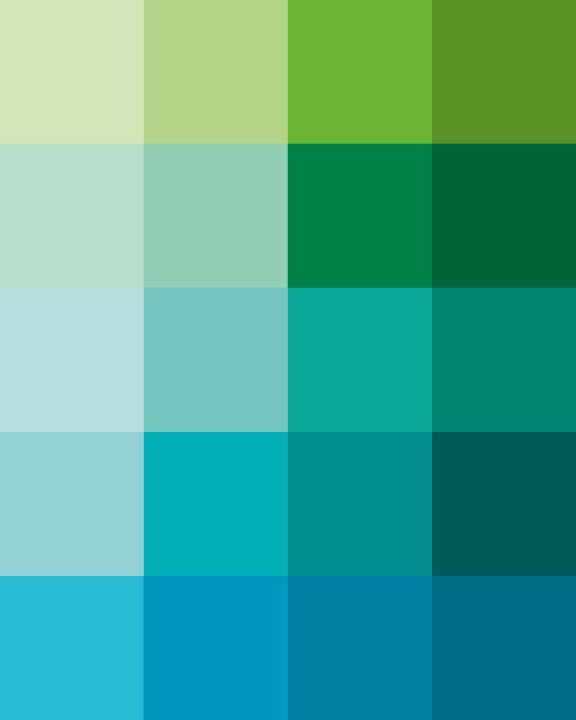
#> input picture images/palette.jpg, 576 x 720 px
$ python main.py
#> lines starting #> are read from the running program, lines starting #| are printed output that depends on the picture; long printed decimals are rounded
#import matplotlib.image as mpimg
#import matplotlib.pyplot as plt
import numpy as np
from PIL import Image, ImageChops, ImageDraw
import math
import random

# ──────────────────── RMSE FUNCTION ────────────────────

# RMSE function for using file paths
def rmseFunctionPaths(path1, path2):
    im1 = Image.open(path1)
    im2 = Image.open(path2)
    err = np.asarray(ImageChops.difference(im1, im2)) / 255
    err = math.sqrt(np.mean(np.square(err)))
    return err

# RMSE function for using PIL Images
def rmseFunction(im1, im2):
    err = np.asarray(ImageChops.difference(im1, im2)) / 255
    err = math.sqrt(np.mean(np.square(err)))
    return err

"""
# This code snippet succesfully used the machine learning image-similiarity API to compare two images and return
#      their similarity. It works, but it isn't fast enough to process thousands of requests without taking hours.

import requests
r = requests.post(
    "https://api.deepai.org/api/image-similarity",
    files={
        'image1': open('C:/Users/evman/Documents/GitHub/geometric-primitives/images/image1.jpg', 'rb'),
        'image2': open('C:/Users/evman/Documents/GitHub/geometric-primitives/images/image1.jpg', 'rb'),
    },
    headers={'api-key': 'quickstart-QUdJIGlzIGNvbWluZy4uLi4K'}
)
print(r.json())
"""


# Example of using the rmse path function to find the error between two images.
"""
path1 = "images/image1.png"
path2 = "images/image2.png"
err = rmseFunctionPath(path1, path2)
print(err)
"""

# ──────────────────── CANVAS SETUP ────────────────────

original = Image.open("images/palette.jpg") # Opening the original image
#> original is the input picture: PIL image 576x720 RGB; mean R, G, B 70.7, 166.3, 146.4

averageOriginalColor = original.resize((1,1)).getpixel((0,0)) # Gets the average color of the original image
#> averageOriginalColor = (68, 167, 148)

# Creates a blank canvas which will be the start of the geometric primitive image
#   first parameter specifies the 'mode' of the new image (RGB)
#   second parameter specifies the size of the canvas (a tuple containing the width and height of the original image)
#   third parameter specifies the starting color of the canvas (the average color of the original image)
originalWidth, originalHeight = original.size
#> originalWidth = 576; originalHeight = 720

canvas = Image.new("RGB", (originalWidth, originalHeight), averageOriginalColor)
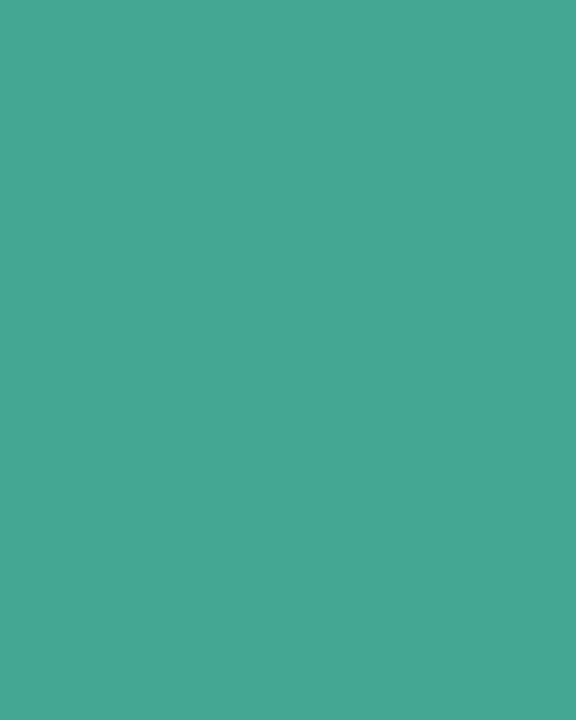
#> canvas: PIL image 576x720 RGB; mean R, G, B 68, 167, 148

#canvas.show() # Shows the starting canvas

# ──────────────────── HILL CLIMBING ────────────────────

def getRandomBoundingBox():
    x0 = random.randrange(originalWidth-3) + 1
    y0 = random.randrange(originalHeight-3) + 1
    x1 = random.randrange(originalWidth-3) + 1
    y1 = random.randrange(originalHeight-3) + 1

    # Stupid complicated ternary stuff:
    #   The ellipse drawing feature for PIL only works if x1 is larger than x0 AND if y1 is greater than y0.
    #   That means I have to return the smallest randomly generated x coordinate and y coordinate as x0 and y0 (respectively)
    #       (and the same goes for x1 and y1, but they have to be the biggest.)
    return ((x0 if x0 < x1 else x1),(y0 if y0 < y1 else y1),(x0 if x0 > x1 else x1),(y0 if y0 > y1 else y1))

# Getting the average color of the space inside of the added shape
def getAverageColorInShape(shapeCoordinates):
    transparent = Image.new('RGBA', (originalWidth,originalHeight), (0, 0, 0, 0))
    transparentEdit = ImageDraw.Draw(transparent)
    transparentEdit.ellipse(shapeCoordinates, fill ="#000000")
    transparent1 = Image.new('RGBA', (originalWidth,originalHeight), (0, 0, 0, 0))
    transparent1.paste(original, (0,0), mask=transparent)
    #transparent1.show()
    areaColor = transparent1.resize((1,1)).getpixel((0,0))

    return areaColor

canvasEdit = ImageDraw.Draw(canvas)
x0,y0,x1,y1 = getRandomBoundingBox()
#> x0 = 42; y0 = 266; x1 = 395; y1 = 431
shape = [(x0, y0), (x1, y1)]
#> shape = [(42, 266), (395, 431)]

areaColor = getAverageColorInShape(shape)
#> in getAverageColorInShape, `transparent = Image.new('RGBA', (originalWidth,originalHeight), (0, 0,..`: transparent: PIL image 576x720 RGBA; every value is 0
#> in getAverageColorInShape, `transparent1.paste(original, (0,0), mask=transparent)`:
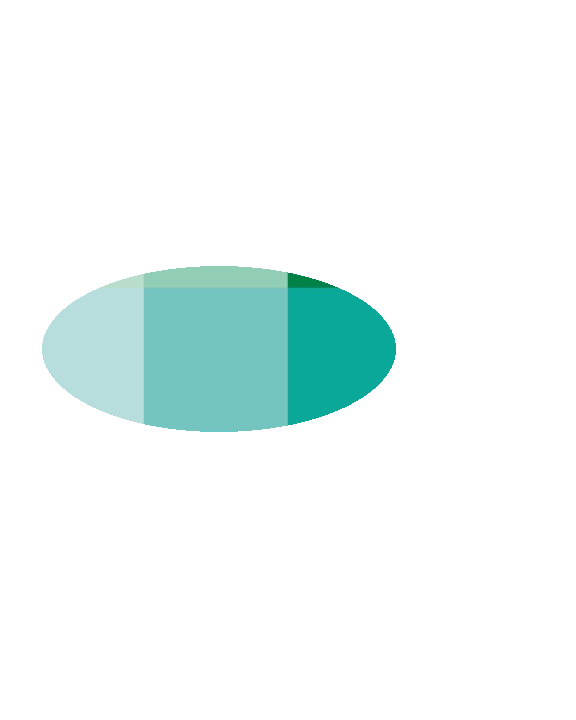
#> transparent1: PIL image 576x720 RGBA; mean R, G, B, A 11.8, 21.8, 20.8, 28.4; transparent parts drawn white
#> in getAverageColorInShape, `areaColor = transparent1.resize((1,1)).getpixel((0,0))`: areaColor = (103, 192, 186, 37)
#> areaColor = (103, 192, 186, 37)

canvasAlternate = canvas
canvasEditAlternate = ImageDraw.Draw(canvasAlternate)
canvasEdit.ellipse(shape, fill = areaColor)

err = rmseFunction(original, canvasAlternate)
#> in rmseFunction, `err = np.asarray(ImageChops.difference(im1, im2)) / 255`:
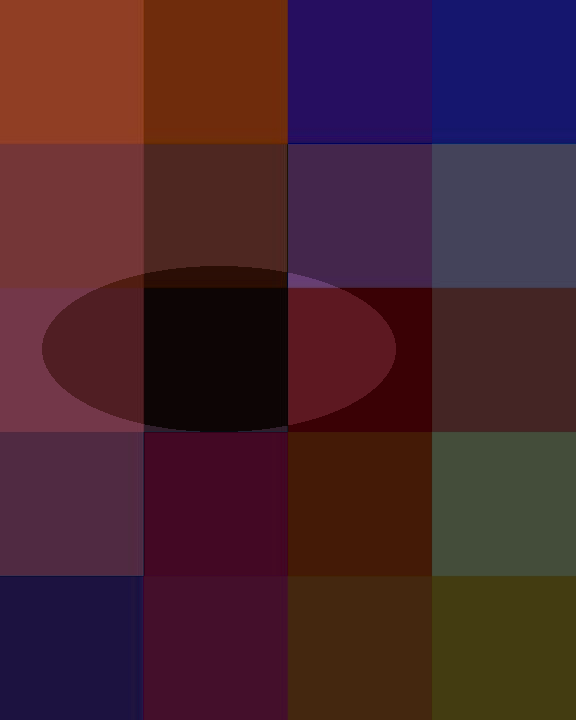
#> err: shape (720, 576, 3) float64; mean R, G, B 0.276, 0.141, 0.181
#> in rmseFunction, `err = math.sqrt(np.mean(np.square(err)))`: err = 0.234
#> err = 0.234
print(err)
#| 0.2342
#canvas.show()

for i in range(4):
    i+=1
    canvasAlternate = Image.new("RGB", (originalWidth, originalHeight), averageOriginalColor)

    x0a,y0a,x1a,y1a = getRandomBoundingBox()

    while (x1a - x0a < 11 or y1a - y0a < 11): # To make sure the generated shape isn't too small
        x0a,y0a,x1a,y1a = getRandomBoundingBox()

    shapeAlternate = [(x0a, y0a), (x1a, y1a)]

    areaColorAlternate = getAverageColorInShape(shapeAlternate)

    canvasEditAlternate.ellipse(shapeAlternate, fill = areaColorAlternate)

    errAlternate = rmseFunction(original, canvasAlternate)
    if errAlternate < err:
        #canvas = canvasAlternate
        #cavnasEdit = canvasEditAlternate

        x0 = x0a
        x1 = x1a
        y0 = y0a
        y1 = y1a

        #shape = shapeAlternate
        #areaColor = areaColorAlternate
        err = errAlternate
        print(err)
#> this loop made 4 passes
#> areaColorAlternate on passes 1 to 4: (0, 115, 115, 11), (10, 153, 142, 25), (68, 187, 187, 15), (108, 194, 172, 59)
#> pass 1, in rmseFunction (call 2), `err = np.asarray(ImageChops.difference(im1, im2)) / 255`:
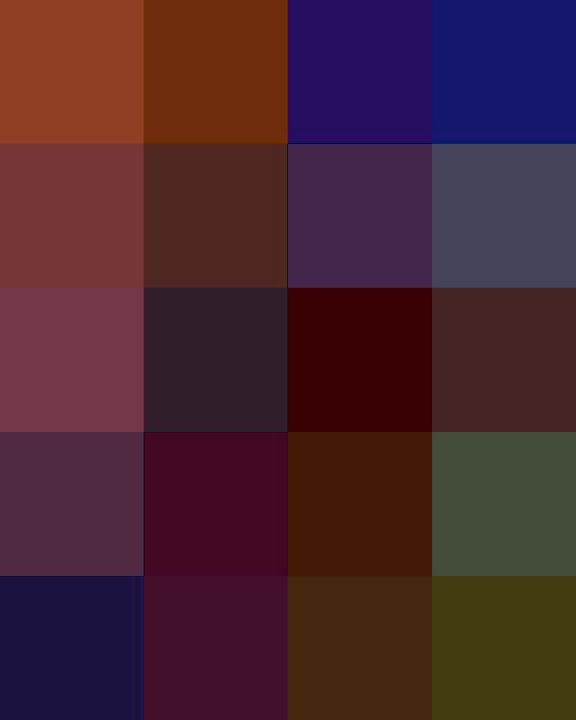
#> err: shape (720, 576, 3) float64; mean R, G, B 0.283, 0.147, 0.19
#> after the loop, err = 0.234; x0 = 42; x1 = 395; y0 = 266; y1 = 431

changePossibilities = ("xCenter", "yCenter", "xRadius", "yRadius") #
multiplierPossibilities = (1,-1) # possible multipliers for when randomly moving shape, (-) vs (+) determines what direction

changerFactorConstant = 100 # A constant that determines the range (in pixels) of possible shape edits

for i in range(50):

    x0a = x0
    x1a = x1
    y0a = y0
    y1a = y1

    canvasAlternate = Image.new("RGB", (originalWidth, originalHeight), averageOriginalColor)
    canvasEditAlternate = ImageDraw.Draw(canvasAlternate)

    change = random.choice(changePossibilities)

    if change == "xCenter":

        changeFactor = random.randrange(originalWidth // changerFactorConstant) + 2 # The x position can change by anywhere from 2 pixels to 1/50th of the screen width
        multiplier = random.choice(multiplierPossibilities) # Randomly chooses whether it moves positive or negative

        # This while loops is to make sure the edit doesn't force the shape to spawn outside of the image boundries and create an error.
        while (x0a + (changeFactor * multiplier) < 0) or (x1a + (changeFactor * multiplier) > originalWidth - 1):
            print("a")
            # Same stuff as what was written before the while loop
            changeFactor = random.randrange(originalWidth // changerFactorConstant) + 2
            multiplier = random.choice(multiplierPossibilities)

        # Making the changes to the x coordinates
        x0a += (changeFactor * multiplier)
        x1a += (changeFactor * multiplier)

    elif change == "yCenter":

        changeFactor = random.randrange(originalHeight // changerFactorConstant) + 2 # The y position can change by anywhere from 2 pixels to 1/50th of the screen height
        multiplier = random.choice(multiplierPossibilities) # Randomly chooses whether it moves positive or negative

        # This while loops is to make sure the edit doesn't force the shape to spawn outside of the image boundries and create an error.
        while (y0a + (changeFactor * multiplier) < 0) or (y1a + (changeFactor * multiplier) > originalHeight - 1):
            print("b")
            # Same stuff as what was written before the while loop
            changeFactor = random.randrange(originalHeight // changerFactorConstant) + 2
            multiplier = random.choice(multiplierPossibilities)

        # Making the changes to the y coordinates
        y0a += (changeFactor * multiplier)
        y1a += (changeFactor * multiplier)

    elif change == "xRadius":

        changeFactor = random.randrange(originalWidth // (changerFactorConstant / 2)) + 2 # I divided the changeFactorConstant by 2 so that I can add the same constant to both coordinates
        multiplier = random.choice(multiplierPossibilities)

        # I added an extra conditional check to make sure the the mutation doesn't make the shape smaller than 10 pixels
        while (x0a + (changeFactor * multiplier) < 0) or (x1a + (changeFactor * multiplier) > originalWidth - 1) and (x1a - x0a - (changeFactor * multiplier * 2) < 10):
            print("c")
            changeFactor = random.randrange(originalWidth // (changerFactorConstant / 2)) + 2
            multiplier = random.choice(multiplierPossibilities)

        x0a += (changeFactor * multiplier)
        x1a += (changeFactor * multiplier)

    elif change == "yRadius":

        changeFactor = random.randrange(originalHeight // (changerFactorConstant / 2)) + 2 # I divided the changeFactorConstant by 2 so that I can add the same constant to both coordinates
        multiplier = random.choice(multiplierPossibilities)

        # I added an extra conditional check to make sure the the mutation doesn't make the shape smaller than 10 pixels
        while (y0a + (changeFactor * multiplier) < 0) or (y1a + (changeFactor * multiplier) > originalHeight - 1) and (y1a - y0a - (changeFactor * multiplier * 2) < 10):
            print("d")
            changeFactor = random.randrange(originalHeight // (changerFactorConstant / 2)) + 2
            multiplier = random.choice(multiplierPossibilities)

        y0a += (changeFactor * multiplier)
        y1a += (changeFactor * multiplier)


    shapeAlternate = [(x0a, y0a), (x1a, y1a)]

    areaColorAlternate = getAverageColorInShape(shapeAlternate)

    canvasEditAlternate.ellipse(shapeAlternate, fill = areaColorAlternate)

    errAlternate = rmseFunction(original, canvasAlternate)
    if errAlternate < err:
        #canvas = canvasAlternate
        #cavnasEdit = canvasEditAlternate

        x0 = x0a
        x1 = x1a
        y0 = y0a
        y1 = y1a

        #shape = shapeAlternate
        #areaColor = areaColorAlternate
        err = errAlternate
        print(err)
    else:
        print("Mutation failed")
#> this loop made 50 passes
#> (x0a, x1a, y0a, y1a, shapeAlternate, areaColorAlternate, errAlternate) on passes 1, 11, 12, 13, 21, 24, 25, 41: (38, 391, 266, 431, [(38, 266), (391, 431)], (103, 192, 186, 37), 0.234), (28, 381, 266, 431, [(28, 266), (381, 431)], (113, 198, 191, 36), 0.233), (24, 377, 266, 431, [(24, 266), (377, 431)], (113, 198, 191, 36), 0.232), (18, 371, 266, 431, [(18, 266), (371, 431)], (113, 198, 191, 36), 0.232), (12, 365, 266, 431, [(12, 266), (365, 431)], (120, 198, 191, 36), 0.231), (3, 356, 266, 431, [(3, 266), (356, 431)], (123, 204, 196, 35), 0.23), (0, 353, 266, 431, [(0, 266), (353, 431)], (123, 204, 196, 35), 0.23), (0, 353, 261, 426, [(0, 261), (353, 426)], (123, 204, 196, 35), 0.23)
#> (x0a, x1a, y0a, y1a, shapeAlternate, areaColorAlternate, errAlternate) on passes 2 to 7: (49, 402, 266, 431, [(49, 266), (402, 431)], (96, 192, 186, 37), 0.235), (38, 391, 257, 422, [(38, 257), (391, 422)], (103, 192, 186, 37), 0.234), (44, 397, 266, 431, [(44, 266), (397, 431)], (103, 192, 186, 37), 0.234), (43, 396, 266, 431, [(43, 266), (396, 431)], (103, 192, 186, 37), 0.234), (38, 391, 251, 416, [(38, 251), (391, 416)], (103, 192, 179, 37), 0.234), (38, 391, 259, 424, [(38, 259), (391, 424)], (103, 192, 186, 37), 0.234)
#| 0.2339
#| 0.2328
#| 0.2324
#| 0.2318
#| 0.2311
#| 0.2301
#| 0.2297
#| 0.2297
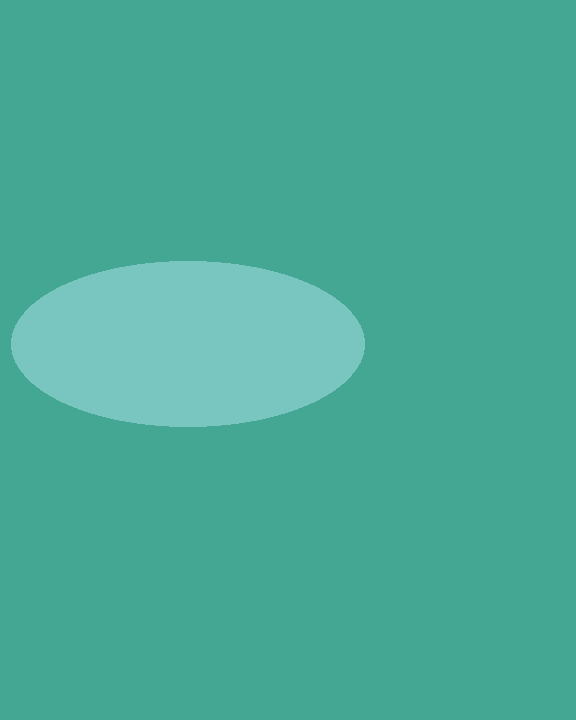
#> canvasAlternate: PIL image 576x720 RGB; mean R, G, B 73.8, 170.4, 152.8

print(err)
#| 0.2297
#canvas.show()
